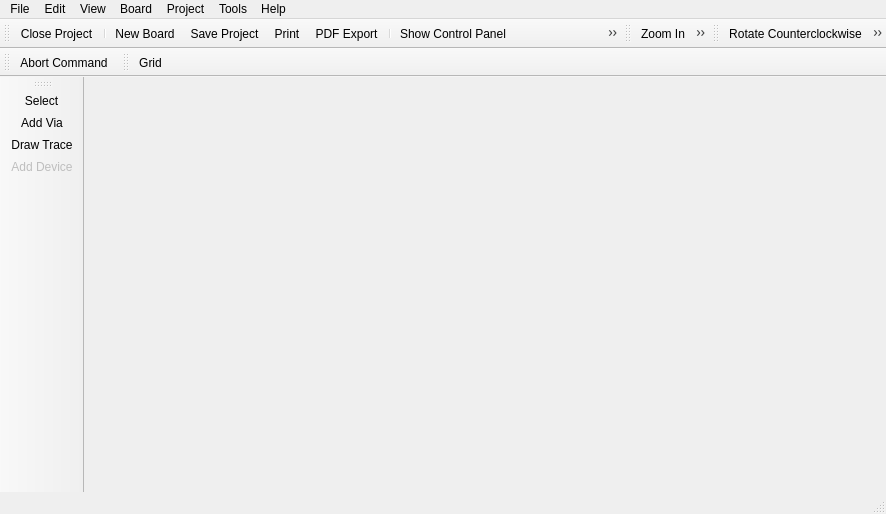
<?xml version="1.0" encoding="UTF-8"?>
<ui version="4.0">
 <class>librepcb::project::BoardEditor</class>
 <widget class="QMainWindow" name="librepcb::project::BoardEditor">
  <property name="enabled">
   <bool>true</bool>
  </property>
  <property name="geometry">
   <rect>
    <x>0</x>
    <y>0</y>
    <width>886</width>
    <height>514</height>
   </rect>
  </property>
  <property name="windowTitle">
   <string>Board Editor</string>
  </property>
  <property name="windowIcon">
   <iconset resource="../../../img/images.qrc">
    <normaloff>:/img/actions/chip.png</normaloff>:/img/actions/chip.png</iconset>
  </property>
  <widget class="QWidget" name="centralwidget">
   <layout class="QVBoxLayout" name="verticalLayout">
    <property name="spacing">
     <number>0</number>
    </property>
    <property name="leftMargin">
     <number>0</number>
    </property>
    <property name="topMargin">
     <number>0</number>
    </property>
    <property name="rightMargin">
     <number>0</number>
    </property>
    <property name="bottomMargin">
     <number>0</number>
    </property>
    <item>
     <widget class="QTabBar" name="tabBar" native="true"/>
    </item>
   </layout>
  </widget>
  <widget class="QMenuBar" name="menubar">
   <property name="geometry">
    <rect>
     <x>0</x>
     <y>0</y>
     <width>886</width>
     <height>27</height>
    </rect>
   </property>
   <widget class="QMenu" name="menuFile">
    <property name="title">
     <string>File</string>
    </property>
    <addaction name="actionProjectSave"/>
    <addaction name="actionPrint"/>
    <addaction name="actionExportAsPdf"/>
    <addaction name="separator"/>
    <addaction name="actionGenerateFabricationData"/>
    <addaction name="separator"/>
    <addaction name="actionProjectClose"/>
    <addaction name="actionQuit"/>
   </widget>
   <widget class="QMenu" name="menuEdit">
    <property name="title">
     <string>Edit</string>
    </property>
    <addaction name="actionUndo"/>
    <addaction name="actionRedo"/>
    <addaction name="separator"/>
    <addaction name="actionRotate_CCW"/>
    <addaction name="actionRotate_CW"/>
    <addaction name="actionFlipHorizontal"/>
    <addaction name="actionFlipVertical"/>
    <addaction name="actionCopy"/>
    <addaction name="actionCut"/>
    <addaction name="actionPaste"/>
    <addaction name="actionRemove"/>
    <addaction name="separator"/>
    <addaction name="actionEditNetClasses"/>
    <addaction name="actionDesignRules"/>
   </widget>
   <widget class="QMenu" name="menuView">
    <property name="title">
     <string>View</string>
    </property>
    <addaction name="actionGrid"/>
    <addaction name="separator"/>
    <addaction name="actionZoomIn"/>
    <addaction name="actionZoomOut"/>
    <addaction name="actionZoomAll"/>
   </widget>
   <widget class="QMenu" name="menuProject">
    <property name="title">
     <string>Project</string>
    </property>
    <addaction name="actionProjectProperties"/>
    <addaction name="actionProjectSettings"/>
   </widget>
   <widget class="QMenu" name="menuTools">
    <property name="title">
     <string>Tools</string>
    </property>
    <addaction name="actionToolSelect"/>
    <addaction name="actionToolAddVia"/>
    <addaction name="actionToolDrawTrace"/>
   </widget>
   <widget class="QMenu" name="menuHelp">
    <property name="title">
     <string>Help</string>
    </property>
    <addaction name="actionHelp"/>
    <addaction name="actionAbout"/>
    <addaction name="actionAboutQt"/>
   </widget>
   <widget class="QMenu" name="menuBoard">
    <property name="title">
     <string>Board</string>
    </property>
    <addaction name="actionModifyDesignRules"/>
    <addaction name="separator"/>
    <addaction name="actionNewBoard"/>
    <addaction name="actionCopyBoard"/>
    <addaction name="separator"/>
   </widget>
   <addaction name="menuFile"/>
   <addaction name="menuEdit"/>
   <addaction name="menuView"/>
   <addaction name="menuBoard"/>
   <addaction name="menuProject"/>
   <addaction name="menuTools"/>
   <addaction name="menuHelp"/>
  </widget>
  <widget class="QStatusBar" name="statusbar"/>
  <widget class="QToolBar" name="fileToolbar">
   <property name="windowTitle">
    <string>toolBar</string>
   </property>
   <attribute name="toolBarArea">
    <enum>TopToolBarArea</enum>
   </attribute>
   <attribute name="toolBarBreak">
    <bool>false</bool>
   </attribute>
   <addaction name="actionProjectClose"/>
   <addaction name="separator"/>
   <addaction name="actionNewBoard"/>
   <addaction name="actionProjectSave"/>
   <addaction name="actionPrint"/>
   <addaction name="actionExportAsPdf"/>
   <addaction name="separator"/>
   <addaction name="actionShowControlPanel"/>
   <addaction name="actionShowSchematicEditor"/>
   <addaction name="separator"/>
   <addaction name="actionUndo"/>
   <addaction name="actionRedo"/>
  </widget>
  <widget class="QToolBar" name="zoomToolbar">
   <property name="windowTitle">
    <string>toolBar_3</string>
   </property>
   <attribute name="toolBarArea">
    <enum>TopToolBarArea</enum>
   </attribute>
   <attribute name="toolBarBreak">
    <bool>false</bool>
   </attribute>
   <addaction name="actionZoomIn"/>
   <addaction name="actionZoomOut"/>
   <addaction name="actionZoomAll"/>
  </widget>
  <widget class="QToolBar" name="editToolbar">
   <property name="windowTitle">
    <string>toolBar_2</string>
   </property>
   <attribute name="toolBarArea">
    <enum>TopToolBarArea</enum>
   </attribute>
   <attribute name="toolBarBreak">
    <bool>false</bool>
   </attribute>
   <addaction name="actionRotate_CCW"/>
   <addaction name="actionRotate_CW"/>
   <addaction name="actionFlipHorizontal"/>
   <addaction name="actionFlipVertical"/>
   <addaction name="separator"/>
   <addaction name="actionCut"/>
   <addaction name="actionCopy"/>
   <addaction name="actionPaste"/>
   <addaction name="actionRemove"/>
  </widget>
  <widget class="QToolBar" name="toolsToolbar">
   <property name="windowTitle">
    <string>toolBar</string>
   </property>
   <attribute name="toolBarArea">
    <enum>LeftToolBarArea</enum>
   </attribute>
   <attribute name="toolBarBreak">
    <bool>false</bool>
   </attribute>
   <addaction name="actionToolSelect"/>
   <addaction name="actionToolAddVia"/>
   <addaction name="actionToolDrawTrace"/>
   <addaction name="actionToolAddDevice"/>
  </widget>
  <widget class="QToolBar" name="commandToolbar">
   <property name="windowTitle">
    <string>toolBar</string>
   </property>
   <attribute name="toolBarArea">
    <enum>TopToolBarArea</enum>
   </attribute>
   <attribute name="toolBarBreak">
    <bool>true</bool>
   </attribute>
   <addaction name="actionCommandAbort"/>
  </widget>
  <widget class="QToolBar" name="viewToolbar">
   <property name="windowTitle">
    <string>toolBar</string>
   </property>
   <attribute name="toolBarArea">
    <enum>TopToolBarArea</enum>
   </attribute>
   <attribute name="toolBarBreak">
    <bool>false</bool>
   </attribute>
   <addaction name="actionGrid"/>
  </widget>
  <action name="actionProjectSave">
   <property name="icon">
    <iconset resource="../../../img/images.qrc">
     <normaloff>:/img/actions/save.png</normaloff>:/img/actions/save.png</iconset>
   </property>
   <property name="text">
    <string>Save Project</string>
   </property>
   <property name="shortcut">
    <string>Ctrl+S</string>
   </property>
  </action>
  <action name="actionProjectClose">
   <property name="icon">
    <iconset resource="../../../img/images.qrc">
     <normaloff>:/img/actions/close.png</normaloff>:/img/actions/close.png</iconset>
   </property>
   <property name="text">
    <string>Close Project</string>
   </property>
  </action>
  <action name="actionPrint">
   <property name="icon">
    <iconset resource="../../../img/images.qrc">
     <normaloff>:/img/actions/print.png</normaloff>:/img/actions/print.png</iconset>
   </property>
   <property name="text">
    <string>Print</string>
   </property>
   <property name="shortcut">
    <string>Ctrl+P</string>
   </property>
  </action>
  <action name="actionQuit">
   <property name="icon">
    <iconset resource="../../../img/images.qrc">
     <normaloff>:/img/actions/quit.png</normaloff>:/img/actions/quit.png</iconset>
   </property>
   <property name="text">
    <string>Quit</string>
   </property>
   <property name="shortcut">
    <string>Ctrl+Q</string>
   </property>
  </action>
  <action name="actionExportAsPdf">
   <property name="icon">
    <iconset resource="../../../img/images.qrc">
     <normaloff>:/img/actions/pdf.png</normaloff>:/img/actions/pdf.png</iconset>
   </property>
   <property name="text">
    <string>PDF Export</string>
   </property>
  </action>
  <action name="actionShowControlPanel">
   <property name="icon">
    <iconset resource="../../../img/images.qrc">
     <normaloff>:/img/actions/home.png</normaloff>:/img/actions/home.png</iconset>
   </property>
   <property name="text">
    <string>Show Control Panel</string>
   </property>
  </action>
  <action name="actionShowSchematicEditor">
   <property name="icon">
    <iconset resource="../../../img/images.qrc">
     <normaloff>:/img/actions/schematic.png</normaloff>:/img/actions/schematic.png</iconset>
   </property>
   <property name="text">
    <string>Show Schematic Editor</string>
   </property>
  </action>
  <action name="actionUndo">
   <property name="icon">
    <iconset resource="../../../img/images.qrc">
     <normaloff>:/img/actions/undo.png</normaloff>:/img/actions/undo.png</iconset>
   </property>
   <property name="text">
    <string>Undo</string>
   </property>
   <property name="shortcut">
    <string>Ctrl+Z</string>
   </property>
  </action>
  <action name="actionRedo">
   <property name="icon">
    <iconset resource="../../../img/images.qrc">
     <normaloff>:/img/actions/redo.png</normaloff>:/img/actions/redo.png</iconset>
   </property>
   <property name="text">
    <string>Redo</string>
   </property>
   <property name="shortcut">
    <string>Ctrl+Y</string>
   </property>
  </action>
  <action name="actionHelp">
   <property name="icon">
    <iconset resource="../../../img/images.qrc">
     <normaloff>:/img/actions/help.png</normaloff>:/img/actions/help.png</iconset>
   </property>
   <property name="text">
    <string>Help</string>
   </property>
   <property name="shortcut">
    <string>F1</string>
   </property>
  </action>
  <action name="actionRotate_CCW">
   <property name="icon">
    <iconset resource="../../../img/images.qrc">
     <normaloff>:/img/actions/rotate_left.png</normaloff>:/img/actions/rotate_left.png</iconset>
   </property>
   <property name="text">
    <string>Rotate Counterclockwise</string>
   </property>
   <property name="shortcut">
    <string>R</string>
   </property>
  </action>
  <action name="actionRotate_CW">
   <property name="icon">
    <iconset resource="../../../img/images.qrc">
     <normaloff>:/img/actions/rotate_right.png</normaloff>:/img/actions/rotate_right.png</iconset>
   </property>
   <property name="text">
    <string>Rotate Clockwise</string>
   </property>
   <property name="shortcut">
    <string>Shift+R</string>
   </property>
  </action>
  <action name="actionCopy">
   <property name="icon">
    <iconset resource="../../../img/images.qrc">
     <normaloff>:/img/actions/copy.png</normaloff>:/img/actions/copy.png</iconset>
   </property>
   <property name="text">
    <string>Copy</string>
   </property>
   <property name="shortcut">
    <string>Ctrl+C</string>
   </property>
  </action>
  <action name="actionCut">
   <property name="icon">
    <iconset resource="../../../img/images.qrc">
     <normaloff>:/img/actions/cut.png</normaloff>:/img/actions/cut.png</iconset>
   </property>
   <property name="text">
    <string>Cut</string>
   </property>
   <property name="shortcut">
    <string>Ctrl+X</string>
   </property>
  </action>
  <action name="actionPaste">
   <property name="icon">
    <iconset resource="../../../img/images.qrc">
     <normaloff>:/img/actions/paste.png</normaloff>:/img/actions/paste.png</iconset>
   </property>
   <property name="text">
    <string>Paste</string>
   </property>
   <property name="shortcut">
    <string>Ctrl+V</string>
   </property>
  </action>
  <action name="actionRemove">
   <property name="icon">
    <iconset resource="../../../img/images.qrc">
     <normaloff>:/img/actions/delete.png</normaloff>:/img/actions/delete.png</iconset>
   </property>
   <property name="text">
    <string>Remove</string>
   </property>
   <property name="shortcut">
    <string>Del</string>
   </property>
  </action>
  <action name="actionDesignRules">
   <property name="text">
    <string>Design Rules</string>
   </property>
  </action>
  <action name="actionGrid">
   <property name="icon">
    <iconset resource="../../../img/images.qrc">
     <normaloff>:/img/actions/grid.png</normaloff>:/img/actions/grid.png</iconset>
   </property>
   <property name="text">
    <string>Grid</string>
   </property>
  </action>
  <action name="actionZoomIn">
   <property name="icon">
    <iconset resource="../../../img/images.qrc">
     <normaloff>:/img/actions/zoom_in.png</normaloff>:/img/actions/zoom_in.png</iconset>
   </property>
   <property name="text">
    <string>Zoom In</string>
   </property>
  </action>
  <action name="actionZoomOut">
   <property name="icon">
    <iconset resource="../../../img/images.qrc">
     <normaloff>:/img/actions/zoom_out.png</normaloff>:/img/actions/zoom_out.png</iconset>
   </property>
   <property name="text">
    <string>Zoom Out</string>
   </property>
  </action>
  <action name="actionZoomAll">
   <property name="icon">
    <iconset resource="../../../img/images.qrc">
     <normaloff>:/img/actions/zoom_all.png</normaloff>:/img/actions/zoom_all.png</iconset>
   </property>
   <property name="text">
    <string>Zoom All</string>
   </property>
  </action>
  <action name="actionProjectProperties">
   <property name="text">
    <string>Properties</string>
   </property>
   <property name="toolTip">
    <string>Edit Project Properties</string>
   </property>
  </action>
  <action name="actionProjectSettings">
   <property name="icon">
    <iconset resource="../../../img/images.qrc">
     <normaloff>:/img/actions/settings.png</normaloff>:/img/actions/settings.png</iconset>
   </property>
   <property name="text">
    <string>Settings</string>
   </property>
   <property name="toolTip">
    <string>Project Settings</string>
   </property>
  </action>
  <action name="actionAbout">
   <property name="icon">
    <iconset resource="../../../img/images.qrc">
     <normaloff>:/img/actions/info.png</normaloff>:/img/actions/info.png</iconset>
   </property>
   <property name="text">
    <string>About</string>
   </property>
  </action>
  <action name="actionAboutQt">
   <property name="text">
    <string>About Qt</string>
   </property>
  </action>
  <action name="actionToolSelect">
   <property name="icon">
    <iconset resource="../../../img/images.qrc">
     <normaloff>:/img/actions/select.png</normaloff>:/img/actions/select.png</iconset>
   </property>
   <property name="text">
    <string>Select</string>
   </property>
  </action>
  <action name="actionCommandAbort">
   <property name="icon">
    <iconset resource="../../../img/images.qrc">
     <normaloff>:/img/actions/stop.png</normaloff>:/img/actions/stop.png</iconset>
   </property>
   <property name="text">
    <string>Abort Command</string>
   </property>
   <property name="shortcut">
    <string>Esc</string>
   </property>
  </action>
  <action name="actionNewBoard">
   <property name="icon">
    <iconset resource="../../../img/images.qrc">
     <normaloff>:/img/actions/new_2.png</normaloff>:/img/actions/new_2.png</iconset>
   </property>
   <property name="text">
    <string>New Board</string>
   </property>
   <property name="shortcut">
    <string>Ctrl+N</string>
   </property>
  </action>
  <action name="actionEditNetClasses">
   <property name="text">
    <string>Net Classes</string>
   </property>
  </action>
  <action name="actionFlipHorizontal">
   <property name="icon">
    <iconset resource="../../../img/images.qrc">
     <normaloff>:/img/actions/flip_horizontal.png</normaloff>:/img/actions/flip_horizontal.png</iconset>
   </property>
   <property name="text">
    <string>Flip Horizontal</string>
   </property>
   <property name="shortcut">
    <string>F</string>
   </property>
  </action>
  <action name="actionFlipVertical">
   <property name="icon">
    <iconset resource="../../../img/images.qrc">
     <normaloff>:/img/actions/flip_vertical.png</normaloff>:/img/actions/flip_vertical.png</iconset>
   </property>
   <property name="text">
    <string>Flip Vertical</string>
   </property>
   <property name="shortcut">
    <string>Shift+F</string>
   </property>
  </action>
  <action name="actionToolDrawTrace">
   <property name="icon">
    <iconset resource="../../../img/images.qrc">
     <normaloff>:/img/actions/drawWire.png</normaloff>:/img/actions/drawWire.png</iconset>
   </property>
   <property name="text">
    <string>Draw Trace</string>
   </property>
  </action>
  <action name="actionToolAddVia">
   <property name="icon">
    <iconset resource="../../../img/images.qrc">
     <normaloff>:/img/actions/add_via.png</normaloff>:/img/actions/add_via.png</iconset>
   </property>
   <property name="text">
    <string>Add Via</string>
   </property>
  </action>
  <action name="actionCopyBoard">
   <property name="icon">
    <iconset resource="../../../img/images.qrc">
     <normaloff>:/img/actions/copy.png</normaloff>:/img/actions/copy.png</iconset>
   </property>
   <property name="text">
    <string>Copy Board</string>
   </property>
  </action>
  <action name="actionToolAddDevice">
   <property name="enabled">
    <bool>false</bool>
   </property>
   <property name="icon">
    <iconset resource="../../../img/images.qrc">
     <normaloff>:/img/actions/chip.png</normaloff>:/img/actions/chip.png</iconset>
   </property>
   <property name="text">
    <string>Add Device</string>
   </property>
  </action>
  <action name="actionGenerateFabricationData">
   <property name="icon">
    <iconset resource="../../../img/images.qrc">
     <normaloff>:/img/actions/export_gerber.png</normaloff>:/img/actions/export_gerber.png</iconset>
   </property>
   <property name="text">
    <string>Generate Fabrication Data</string>
   </property>
   <property name="toolTip">
    <string>Generate Fabrication Data</string>
   </property>
  </action>
  <action name="actionModifyDesignRules">
   <property name="text">
    <string>Design Rules</string>
   </property>
  </action>
 </widget>
 <customwidgets>
  <customwidget>
   <class>QTabBar</class>
   <extends>QWidget</extends>
   <header>qtabbar.h</header>
  </customwidget>
 </customwidgets>
 <resources>
  <include location="../../../img/images.qrc"/>
 </resources>
 <connections/>
</ui>
